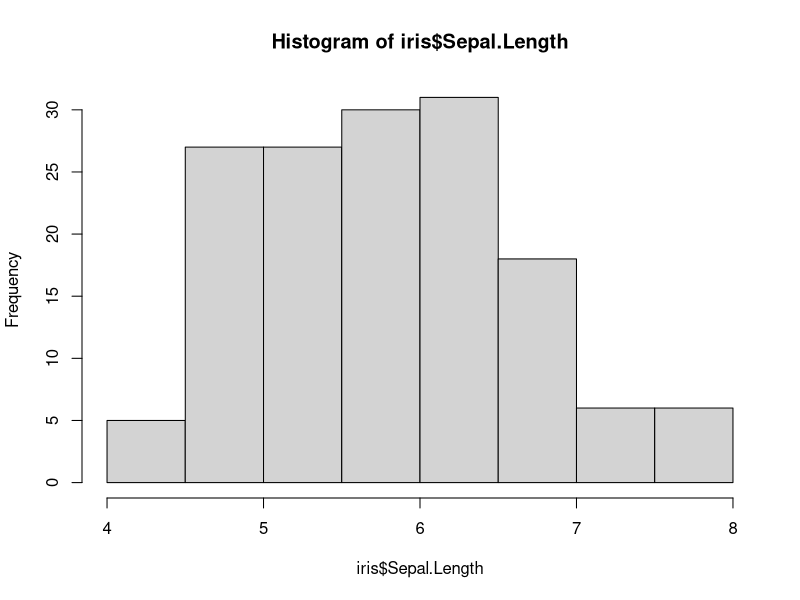
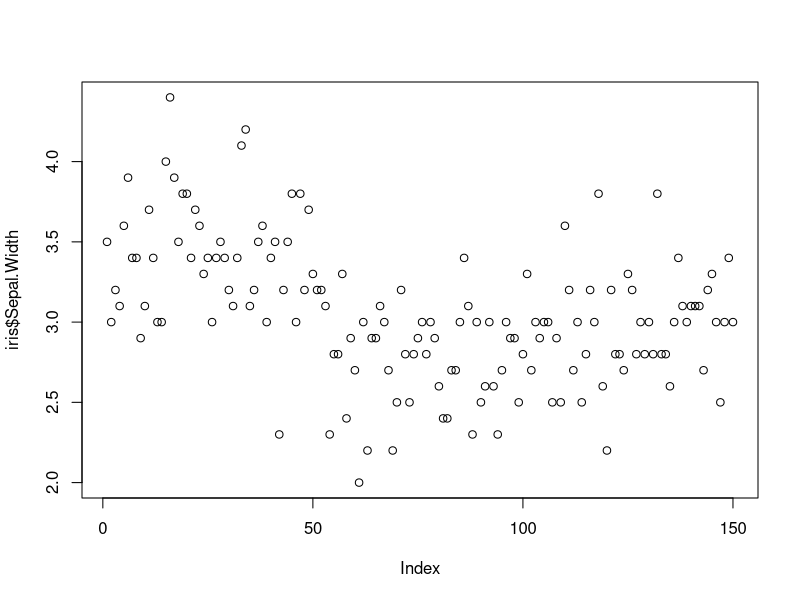

Here is the R script that generated these plots, in order:
## ---- chunk 1
knitr::opts_chunk$set(echo = TRUE)
## ---- chunk 2
str(iris)
summary(iris)
## ---- chunk 3
median(iris$Petal.Width)
## ---- chunk 4
hist(iris$Sepal.Length)
## ---- chunk 5
plot(iris$Sepal.Width)
